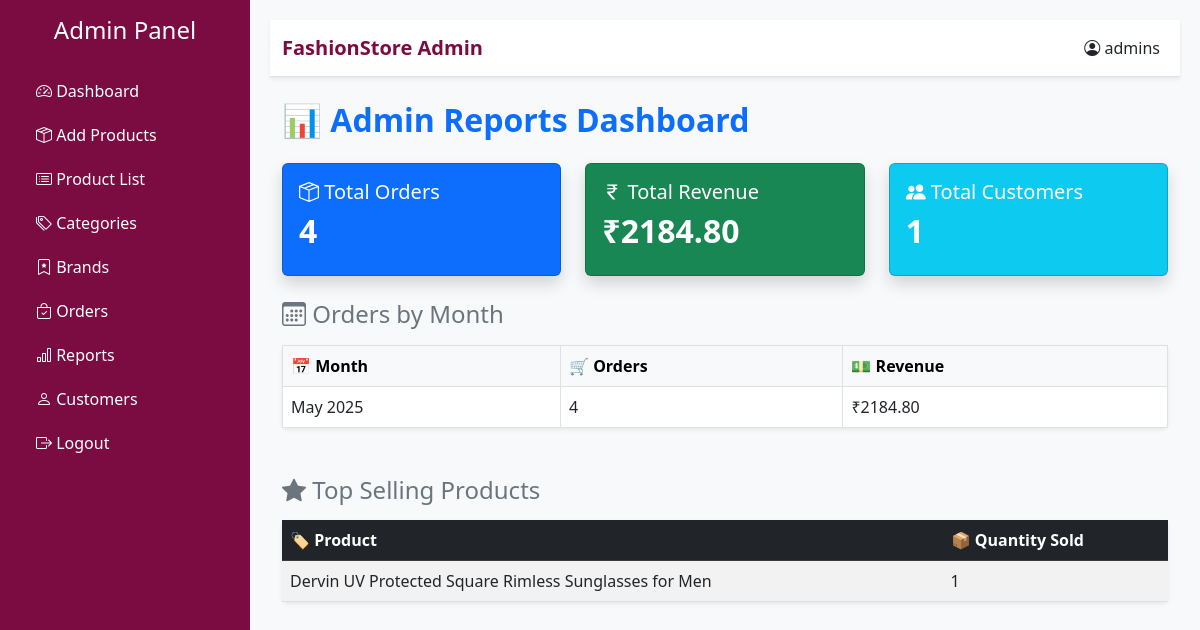
/admins/reports/ (signed in), run on the app's committed database.
### FashionApp/models.py (models this page shows, shortened)
class Product(models.Model):
    category = models.ForeignKey(
        'Category',
        on_delete=models.CASCADE,
        related_name='products'
    )
    sizes = models.CharField(max_length=50, blank=True)
    name = models.CharField(max_length=255)
    brand = models.ForeignKey(Brand, related_name='products', on_delete=models.SET_NULL, null=True, blank=True)
    slug = models.SlugField(unique=True, blank=True)  # allow auto slug generation
    description = models.TextField(blank=True)
    price = models.DecimalField(max_digits=10, decimal_places=2)
    discount_price = models.DecimalField(
        max_digits=10,        # total digits (including decimal places)
        decimal_places=2,     # digits after decimal point
        blank=True,           # optional
        null=True             # optional
    )
    original_price = models.DecimalField(  # NEW FIELD
        max_digits=10,
        decimal_places=2,
        blank=True,
        null=True
    )
    stock = models.PositiveIntegerField(default=0)  # Added stock field
    image = models.ImageField(upload_to='products/')
    is_available = models.BooleanField(default=True)
    is_new_arrival = models.BooleanField(default=False)
    created_at = models.DateTimeField(auto_now_add=True)

### FashionApp/views.py (the view)
# urls.py: path('admins/reports/', reports_dashboard, name='reports_dashboard'),
@login_required
@user_passes_test(is_staff_user)
def reports_dashboard(request):
    total_orders = Order.objects.count()
    total_revenue = Order.objects.aggregate(Sum('total_amount'))['total_amount__sum'] or 0
    total_customers = User.objects.filter(is_superuser=False, is_staff=False).count()
    monthly_orders = (
        Order.objects.annotate(month=TruncMonth('order_date'))
        .values('month')
        .annotate(order_count=Count('id'), revenue=Sum('total_amount'))
        .order_by('month')
    )
    top_products = (
        OrderItem.objects.values('product__name')
        .annotate(total_sold=Sum('quantity'))
        .order_by('-total_sold')[:5]
    )
    context = {
        'total_orders': total_orders,
        'total_revenue': total_revenue,
        'total_customers': total_customers,
        'monthly_orders': monthly_orders,
        'top_products': top_products,
    }
    return render(request, 'reports/dashboard.html', context)

### FashionApp/views.py (called while the page is built)
def is_staff_user(user):
    return user.is_staff or user.is_superuser

### Template/reports/dashboard.html
{% extends 'admins/base.html' %}
{% block content %}
<div class="container mt-4">
    <h2 class="mb-4 fw-bold text-primary">📊 Admin Reports Dashboard</h2>
    <div class="row g-4 mb-4">
        <div class="col-md-4">
            <div class="card text-white bg-primary shadow">
                <div class="card-body">
                    <h5 class="card-title"><i class="bi bi-box-seam"></i> Total Orders</h5>
                    <h2 class="fw-bold">{{ total_orders }}</h2>
                </div>
            </div>
        </div>
        <div class="col-md-4">
            <div class="card text-white bg-success shadow">
                <div class="card-body">
                    <h5 class="card-title"><i class="bi bi-currency-rupee"></i> Total Revenue</h5>
                    <h2 class="fw-bold">₹{{ total_revenue|floatformat:2 }}</h2>
                </div>
            </div>
        </div>
        <div class="col-md-4">
            <div class="card text-white bg-info shadow">
                <div class="card-body">
                    <h5 class="card-title"><i class="bi bi-people-fill"></i> Total Customers</h5>
                    <h2 class="fw-bold">{{ total_customers }}</h2>
                </div>
            </div>
        </div>
    </div>
    <h4 class="text-secondary mb-3"><i class="bi bi-calendar3"></i> Orders by Month</h4>
    <table class="table table-bordered table-hover shadow-sm bg-white rounded">
        <thead class="table-light">
            <tr>
                <th>📅 Month</th>
                <th>🛒 Orders</th>
                <th>💵 Revenue</th>
            </tr>
        </thead>
        <tbody>
            {% for item in monthly_orders %}
            <tr>
                <td>{{ item.month|date:"F Y" }}</td>
                <td>{{ item.order_count }}</td>
                <td>₹{{ item.revenue|floatformat:2 }}</td>
            </tr>
            {% endfor %}
        </tbody>
    </table>
    <h4 class="text-secondary mt-5 mb-3"><i class="bi bi-star-fill"></i> Top Selling Products</h4>
    <table class="table table-striped table-hover shadow-sm bg-white rounded">
        <thead class="table-dark text-white">
            <tr>
                <th>🏷️ Product</th>
                <th>📦 Quantity Sold</th>
            </tr>
        </thead>
        <tbody>
            {% for p in top_products %}
            <tr>
                <td>{{ p.product__name }}</td>
                <td>{{ p.total_sold }}</td>
            </tr>
            {% endfor %}
        </tbody>
    </table>
</div>
{% endblock %}

### Template/admins/base.html (shortened to what this page needs)
{% if request.user.is_superuser or request.user.is_staff %}
{% load static %}
<!DOCTYPE html>
<html lang="en">
<head>
    <link href="https://cdn.jsdelivr.net/npm/bootstrap@5.3.0/dist/css/bootstrap.min.css" rel="stylesheet">
    <link href="https://cdn.jsdelivr.net/npm/bootstrap-icons@1.10.5/font/bootstrap-icons.css" rel="stylesheet">
</head>
<body>
    <div class="sidebar d-flex flex-column p-3">
        <h4 class="text-center mb-4">
            {% if request.user.is_superuser %}
                Admin Panel
            {% elif request.user.is_staff %}
                Staff Panel
            {% endif %}
        </h4>
        <a href="{% url 'dashboard' %}"><i class="bi bi-speedometer2"></i> Dashboard</a>
        <a href="{% url 'add_product' %}"><i class="bi bi-box-seam"></i> Add Products</a>
        <a href="{% url 'product_list' %}"><i class="bi bi-card-list"></i> Product List</a>
        <a href="{% url 'category_list' %}"><i class="bi bi-tags"></i> Categories</a>
        <a href="{% url 'brand_list' %}"><i class="bi bi-bookmark-star"></i> Brands</a>
        <a href="{% url 'order_list' %}"><i class="bi bi-bag-check"></i> Orders</a>
        <a href="{% url 'reports_dashboard' %}"><i class="bi bi-bar-chart"></i> Reports</a>
        {% if request.user.is_superuser %}
            <a href="{% url 'customers_list' %}"><i class="bi bi-person"></i> Customers</a>
        {% endif %}
        <a href="{% url 'logout' %}"><i class="bi bi-box-arrow-right"></i> Logout</a>
    </div>
    <div class="main-content">
        <nav class="navbar top-navbar navbar-expand-lg shadow-sm mb-4">
            <div class="container-fluid">
                <a class="navbar-brand" href="#">
                    {% if request.user.is_superuser %}
                        FashionStore Admin
                    {% elif request.user.is_staff %}
                        FashionStore Staff
                    {% endif %}
                </a>
                <ul class="navbar-nav ms-auto">
                    <li class="nav-item">
                        <a class="nav-link text-dark" href="#"><i class="bi bi-person-circle"></i> {{ request.user.username }}</a>
                    </li>
                </ul>
            </div>
        </nav>
        {% block content %}{% endblock %}
    </div>
</body>
</html>
{% else %}
<p class="text-center mt-5">You are not authorized to view this page.</p>
{% endif %}

### Template/admins/base.html (style rules this page uses)
body { background-color: #f8f9fa; }
.sidebar { height: 100vh; background-color: #7b0c41; color: #fff; position: fixed; width: 250px; }
.sidebar a { color: #fff; padding: 10px 20px; display: block; text-decoration: none; }
.main-content { margin-left: 250px; padding: 20px; }
.navbar-brand { font-weight: bold; color: #7b0c41; }
.top-navbar { background-color: #fff; border-bottom: 1px solid #dee2e6; }

### data on the page
Product: product__name "Dervin UV Protected Square Rimless Sunglasses for Men", total_sold "1"

### other printed values
{{ request.user.username }} "admins"
{{ total_orders }} "4"
{{ total_revenue|floatformat:2 }} "2184.80"
{{ total_customers }} "1"
{{ item.month|date:"F Y" }} "May 2025"
{{ item.order_count }} "4"
{{ item.revenue|floatformat:2 }} "2184.80"
